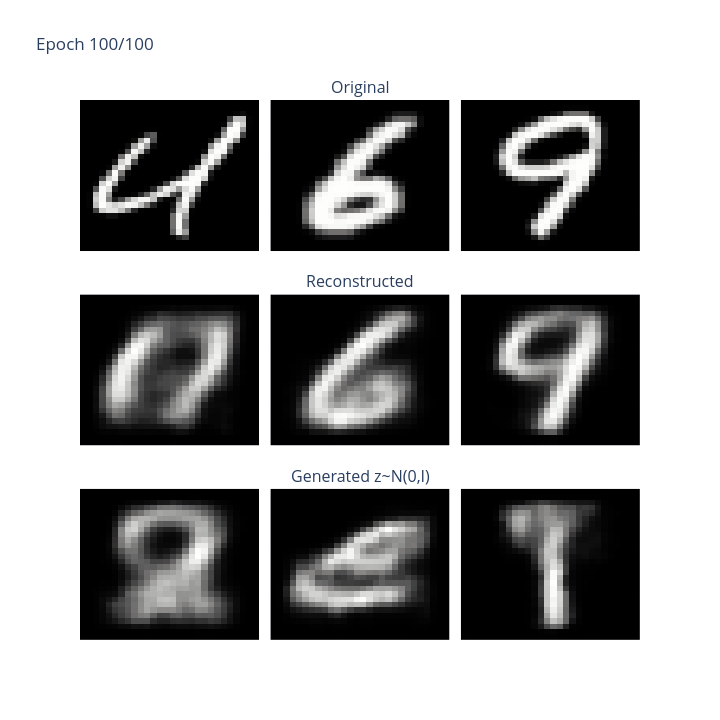

Notebook cell for this chart:
### Code cell
model, optimizer, start_epoch, best_test_loss, history = init_training()

epoch_list      = history['epoch_list']
train_loss_list = history['train_loss_list']
test_loss_list  = history['test_loss_list']

early_stopping = EarlyStopping(
    EARLY_STOPPING_PATIENCE, EARLY_STOPPING_MIN_DELTA,
    enabled=EARLY_STOPPING, initial_best=best_test_loss,
)

fixed_images, _ = next(iter(train_loader))
fixed_images = fixed_images[:3]

for epoch in range(start_epoch, EPOCHS + 1):
    train_loss = train_one_epoch(model, train_loader, optimizer, device)
    test_loss  = evaluate(model, test_loader, device)

    epoch_list.append(epoch)
    train_loss_list.append(train_loss)
    test_loss_list.append(test_loss)

    print(f'Epoch [{epoch:03d}/{EPOCHS}]  '
          f'Train: {train_loss:.4f}  '
          f'Test: {test_loss:.4f}')

    # periodic checkpoint
    if epoch % CHECKPOINT_EVERY == 0 or epoch == EPOCHS:
        ckpt_path = os.path.join(CKPT_DIR, f'vae_epoch_{epoch:03d}.ckpt')
        save_checkpoint(ckpt_path, model, optimizer, epoch, train_loss, test_loss, history)
        prune_old_checkpoints(KEEP_LAST)
        print(f'  ↳ checkpoint saved: {ckpt_path}')

    # best model so far (survives a Colab disconnect)
    if test_loss < best_test_loss:
        best_test_loss = test_loss
        save_checkpoint(os.path.join(CKPT_DIR, 'vae_best.ckpt'), model, optimizer, epoch, train_loss, test_loss, history)

    # early stopping
    stop, reason = early_stopping.step(test_loss)
    if stop:
        print(f'\nEarly stopping at epoch {epoch}: {reason}.')
        print(f'Best test loss: {best_test_loss:.4f} (saved as {CKPT_DIR}/vae_best.ckpt)')
        break

    if epoch % 5 == 0 or epoch == 1:
        show_examples(model, fixed_images, epoch, device)

print('Training complete!')
print(f'Best test loss: {best_test_loss:.4f}  (saved as {CKPT_DIR}/vae_best.ckpt)')

### Figure 1 — Plotly figure (JSON) as saved in the notebook; plotly's stock layout.template omitted (floating-point values rounded to 4 significant figures; data arrays with more than 128 entries replaced by an {"elided": "..."} marker saying what was removed)
{"data": [{"colorscale": [[0, "rgb(0, 0, 0)"], [0.09091, "rgb(16, 16, 16)"], [0.1818, "rgb(38, 38, 38)"], [0.2727, "rgb(59, 59, 59)"], [0.3636, "rgb(81, 80, 80)"], [0.4545, "rgb(102, 101, 101)"], [0.5455, "rgb(124, 123, 122)"], [0.6364, "rgb(146, 146, 145)"], [0.7273, "rgb(171, 171, 170)"], [0.8182, "rgb(197, 197, 195)"], [0.9091, "rgb(224, 224, 223)"], [1, "rgb(254, 254, 253)"]], "showscale": false, "type": "heatmap", "xaxis": "x", "yaxis": "y", "z": {"elided": "28x28 float values"}}, {"colorscale": [[0, "rgb(0, 0, 0)"], [0.09091, "rgb(16, 16, 16)"], [0.1818, "rgb(38, 38, 38)"], [0.2727, "rgb(59, 59, 59)"], [0.3636, "rgb(81, 80, 80)"], [0.4545, "rgb(102, 101, 101)"], [0.5455, "rgb(124, 123, 122)"], [0.6364, "rgb(146, 146, 145)"], [0.7273, "rgb(171, 171, 170)"], [0.8182, "rgb(197, 197, 195)"], [0.9091, "rgb(224, 224, 223)"], [1, "rgb(254, 254, 253)"]], "showscale": false, "type": "heatmap", "xaxis": "x2", "yaxis": "y2", "z": {"elided": "28x28 float values"}}, {"colorscale": [[0, "rgb(0, 0, 0)"], [0.09091, "rgb(16, 16, 16)"], [0.1818, "rgb(38, 38, 38)"], [0.2727, "rgb(59, 59, 59)"], [0.3636, "rgb(81, 80, 80)"], [0.4545, "rgb(102, 101, 101)"], [0.5455, "rgb(124, 123, 122)"], [0.6364, "rgb(146, 146, 145)"], [0.7273, "rgb(171, 171, 170)"], [0.8182, "rgb(197, 197, 195)"], [0.9091, "rgb(224, 224, 223)"], [1, "rgb(254, 254, 253)"]], "showscale": false, "type": "heatmap", "xaxis": "x3", "yaxis": "y3", "z": {"elided": "28x28 float values"}}, {"colorscale": [[0, "rgb(0, 0, 0)"], [0.09091, "rgb(16, 16, 16)"], [0.1818, "rgb(38, 38, 38)"], [0.2727, "rgb(59, 59, 59)"], [0.3636, "rgb(81, 80, 80)"], [0.4545, "rgb(102, 101, 101)"], [0.5455, "rgb(124, 123, 122)"], [0.6364, "rgb(146, 146, 145)"], [0.7273, "rgb(171, 171, 170)"], [0.8182, "rgb(197, 197, 195)"], [0.9091, "rgb(224, 224, 223)"], [1, "rgb(254, 254, 253)"]], "showscale": false, "type": "heatmap", "xaxis": "x4", "yaxis": "y4", "z": {"elided": "28x28 float values"}}, {"colorscale": [[0, "rgb(0, 0, 0)"], [0.09091, "rgb(16, 16, 16)"], [0.1818, "rgb(38, 38, 38)"], [0.2727, "rgb(59, 59, 59)"], [0.3636, "rgb(81, 80, 80)"], [0.4545, "rgb(102, 101, 101)"], [0.5455, "rgb(124, 123, 122)"], [0.6364, "rgb(146, 146, 145)"], [0.7273, "rgb(171, 171, 170)"], [0.8182, "rgb(197, 197, 195)"], [0.9091, "rgb(224, 224, 223)"], [1, "rgb(254, 254, 253)"]], "showscale": false, "type": "heatmap", "xaxis": "x5", "yaxis": "y5", "z": {"elided": "28x28 float values"}}, {"colorscale": [[0, "rgb(0, 0, 0)"], [0.09091, "rgb(16, 16, 16)"], [0.1818, "rgb(38, 38, 38)"], [0.2727, "rgb(59, 59, 59)"], [0.3636, "rgb(81, 80, 80)"], [0.4545, "rgb(102, 101, 101)"], [0.5455, "rgb(124, 123, 122)"], [0.6364, "rgb(146, 146, 145)"], [0.7273, "rgb(171, 171, 170)"], [0.8182, "rgb(197, 197, 195)"], [0.9091, "rgb(224, 224, 223)"], [1, "rgb(254, 254, 253)"]], "showscale": false, "type": "heatmap", "xaxis": "x6", "yaxis": "y6", "z": {"elided": "28x28 float values"}}, {"colorscale": [[0, "rgb(0, 0, 0)"], [0.09091, "rgb(16, 16, 16)"], [0.1818, "rgb(38, 38, 38)"], [0.2727, "rgb(59, 59, 59)"], [0.3636, "rgb(81, 80, 80)"], [0.4545, "rgb(102, 101, 101)"], [0.5455, "rgb(124, 123, 122)"], [0.6364, "rgb(146, 146, 145)"], [0.7273, "rgb(171, 171, 170)"], [0.8182, "rgb(197, 197, 195)"], [0.9091, "rgb(224, 224, 223)"], [1, "rgb(254, 254, 253)"]], "showscale": false, "type": "heatmap", "xaxis": "x7", "yaxis": "y7", "z": {"elided": "28x28 float values"}}, {"colorscale": [[0, "rgb(0, 0, 0)"], [0.09091, "rgb(16, 16, 16)"], [0.1818, "rgb(38, 38, 38)"], [0.2727, "rgb(59, 59, 59)"], [0.3636, "rgb(81, 80, 80)"], [0.4545, "rgb(102, 101, 101)"], [0.5455, "rgb(124, 123, 122)"], [0.6364, "rgb(146, 146, 145)"], [0.7273, "rgb(171, 171, 170)"], [0.8182, "rgb(197, 197, 195)"], [0.9091, "rgb(224, 224, 223)"], [1, "rgb(254, 254, 253)"]], "showscale": false, "type": "heatmap", "xaxis": "x8", "yaxis": "y8", "z": {"elided": "28x28 float values"}}, {"colorscale": [[0, "rgb(0, 0, 0)"], [0.09091, "rgb(16, 16, 16)"], [0.1818, "rgb(38, 38, 38)"], [0.2727, "rgb(59, 59, 59)"], [0.3636, "rgb(81, 80, 80)"], [0.4545, "rgb(102, 101, 101)"], [0.5455, "rgb(124, 123, 122)"], [0.6364, "rgb(146, 146, 145)"], [0.7273, "rgb(171, 171, 170)"], [0.8182, "rgb(197, 197, 195)"], [0.9091, "rgb(224, 224, 223)"], [1, "rgb(254, 254, 253)"]], "showscale": false, "type": "heatmap", "xaxis": "x9", "yaxis": "y9", "z": {"elided": "28x28 float values"}}], "layout": {"annotations": [{"font": {"size": 16}, "showarrow": false, "text": "Original", "x": 0.5, "xanchor": "center", "xref": "paper", "y": 1, "yanchor": "bottom", "yref": "paper"}, {"font": {"size": 16}, "showarrow": false, "text": "Reconstructed", "x": 0.5, "xanchor": "center", "xref": "paper", "y": 0.64, "yanchor": "bottom", "yref": "paper"}, {"font": {"size": 16}, "showarrow": false, "text": "Generated z~N(0,I)", "x": 0.5, "xanchor": "center", "xref": "paper", "y": 0.28, "yanchor": "bottom", "yref": "paper"}], "height": 720, "title": {"text": "Epoch 100/100"}, "width": 720, "xaxis": {"anchor": "y", "domain": [0, 0.32], "showticklabels": false}, "xaxis2": {"anchor": "y2", "domain": [0.34, 0.66], "showticklabels": false}, "xaxis3": {"anchor": "y3", "domain": [0.68, 1], "showticklabels": false}, "xaxis4": {"anchor": "y4", "domain": [0, 0.32], "showticklabels": false}, "xaxis5": {"anchor": "y5", "domain": [0.34, 0.66], "showticklabels": false}, "xaxis6": {"anchor": "y6", "domain": [0.68, 1], "showticklabels": false}, "xaxis7": {"anchor": "y7", "domain": [0, 0.32], "showticklabels": false}, "xaxis8": {"anchor": "y8", "domain": [0.34, 0.66], "showticklabels": false}, "xaxis9": {"anchor": "y9", "domain": [0.68, 1], "showticklabels": false}, "yaxis": {"anchor": "x", "autorange": "reversed", "domain": [0.72, 1], "showticklabels": false}, "yaxis2": {"anchor": "x2", "autorange": "reversed", "domain": [0.72, 1], "showticklabels": false}, "yaxis3": {"anchor": "x3", "autorange": "reversed", "domain": [0.72, 1], "showticklabels": false}, "yaxis4": {"anchor": "x4", "autorange": "reversed", "domain": [0.36, 0.64], "showticklabels": false}, "yaxis5": {"anchor": "x5", "autorange": "reversed", "domain": [0.36, 0.64], "showticklabels": false}, "yaxis6": {"anchor": "x6", "autorange": "reversed", "domain": [0.36, 0.64], "showticklabels": false}, "yaxis7": {"anchor": "x7", "autorange": "reversed", "domain": [0, 0.28], "showticklabels": false}, "yaxis8": {"anchor": "x8", "autorange": "reversed", "domain": [0, 0.28], "showticklabels": false}, "yaxis9": {"anchor": "x9", "autorange": "reversed", "domain": [0, 0.28], "showticklabels": false}}}
